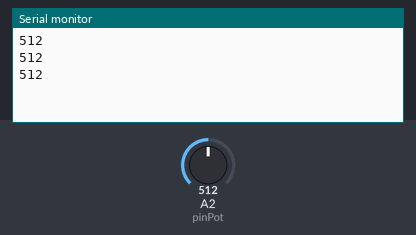
This sketch was run on a simulated Arduino Uno, built with avr-gcc and run on an emulated ATmega328P. Parts: the last lines printed to the serial monitor. The inputs (shaded band) are chosen by the test bench; at power-on: A2 (pinPot) = 512.

Above: at 1.3 s.
1.4 s: A2 (pinPot) set to 716
At 1.9 s:
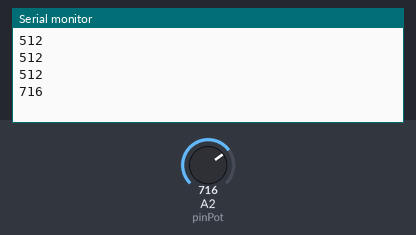
2.9 s: A2 (pinPot) set to 900
At 3.4 s:
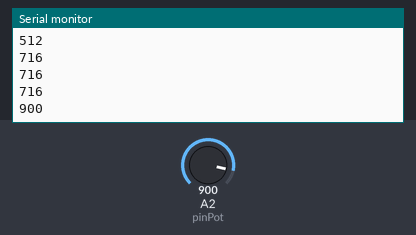
Timing chart, 0 to 5.9 s (numbered marks = the images above; inputs shaded):
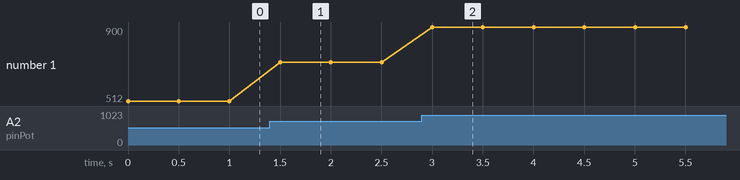

The sketch:

Projet15.ino
```cpp
int pinPot = 2;
int valeurPot;

void setup()
{
    Serial.begin(9600);
}

void loop()
{
    valeurPot = analogRead(pinPot);
    Serial.print(valeurPot);
    Serial.print("\n");
    delay(500);
}
```

Measured:
- after the input at 1.4 s, the serial monitor: prints a new line after 0.10 s (image 1)
- after the input at 2.9 s, the serial monitor: prints a new line after 0.10 s (image 2)
- plotted number 1: 512 → 716 after the input at 1.4 s, 716 → 900 after the input at 2.9 s
